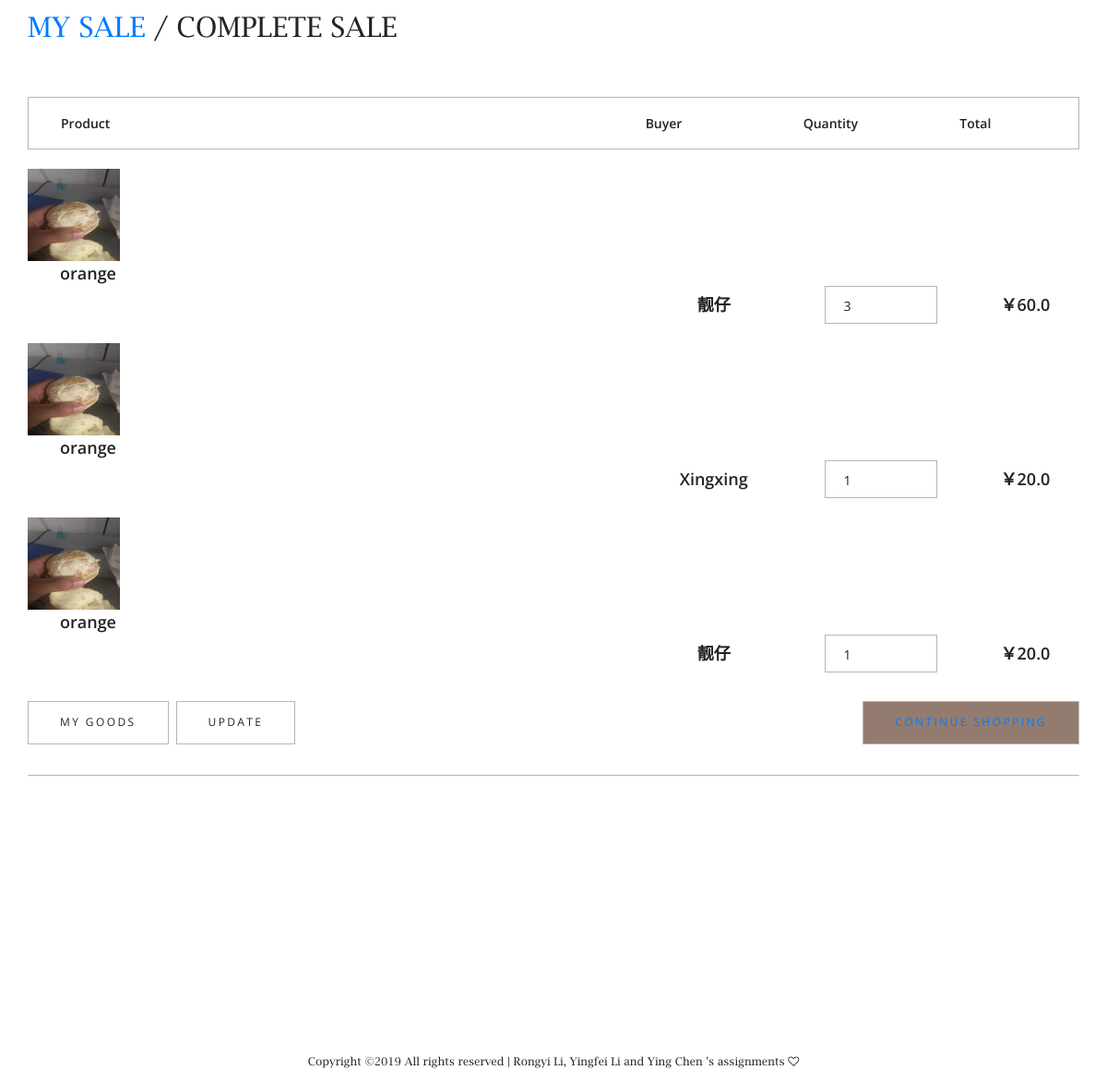
Before: /completesale (signed in, lower part) with the older database file.
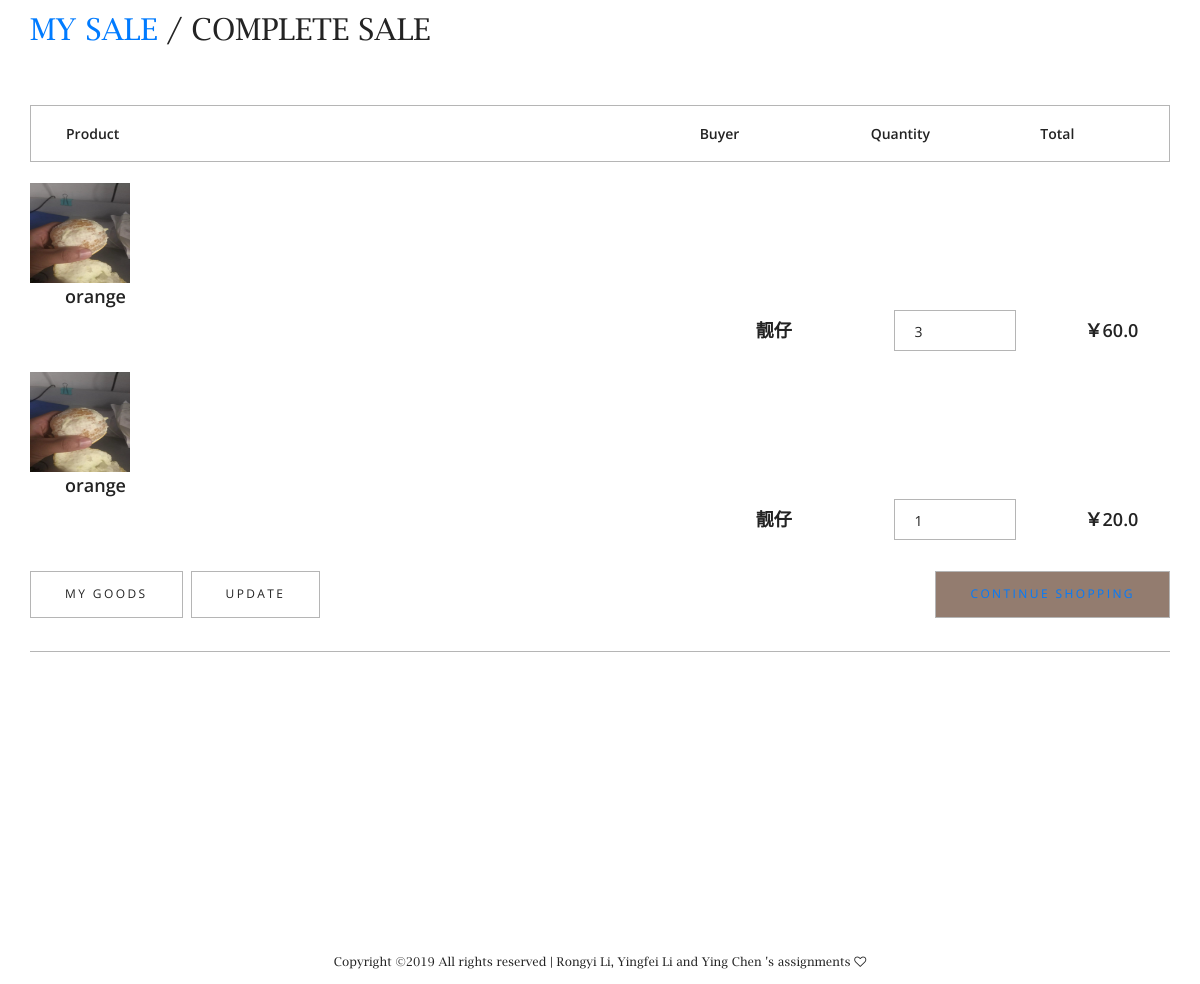
After: the same page with the newer database file.
### goods/models.py (models this page shows, shortened)
class Order(models.Model):
    seller = models.ForeignKey(UserProfile, blank=True, null=True, on_delete=models.CASCADE,related_name='seller')
    buyer = models.ForeignKey(UserProfile, blank=True, null=True, on_delete=models.CASCADE,related_name='buyer')
    goods = models.ForeignKey(Goods, blank=True, null=True, on_delete=models.CASCADE)
    num = models.PositiveIntegerField(default=1)
    sum = models.FloatField(default=0)
    contact = models.CharField(max_length=20,null=True)
    message = models.CharField(max_length=512, blank=True)
    status = models.BooleanField(default=False)

class Goods(models.Model):
    name = models.CharField(max_length=128)
    description = models.CharField(max_length=512, blank=True)
    trade_location = models.CharField(max_length=32)
    price = models.FloatField(default=0)
    quantity = models.PositiveIntegerField(default=1)
    category = models.ForeignKey(Category, on_delete=models.CASCADE)
    picture = models.ImageField(upload_to='goods', blank=True, null=True)
    seller = models.ForeignKey(UserProfile, blank=True, null=True, on_delete=models.CASCADE)
    contact = models.CharField(max_length=20,null=True)
    publish_time = models.DateField(auto_now_add=True, null=True, blank=True)

### user/models.py (models this page shows, shortened)
class UserProfile(models.Model):
    user = models.OneToOneField(User, on_delete=models.CASCADE)
    nickname = models.CharField(max_length=20, default='靓仔')
    gender = (
        ('male', '男'),
        ('female', '女'),
    )
    height = models.PositiveIntegerField(default="30", blank=True, null=True, editable=False)
    width = models.PositiveIntegerField(default="30", blank=True, null=True, editable=False)
    avatar = models.ImageField(upload_to='profile', height_field='height', width_field='width')
    contact = models.CharField(max_length=20,null=True)

### goods/views.py (the view)
# urls.py: url(r'^completesale', views.completesale, name='completesale'),
@login_required
def completesale(request):
    user_profile = UserProfile.objects.get(user=request.user)
    orders = Order.objects.filter(seller=user_profile, status=True).reverse()
    return render(request, 'completesale.html', {'user_profile': user_profile, 'orders': orders})

### templates/completesale.html (shortened to what this page needs)
{% extends 'base_goods.html' %}
{% block content %}
<link rel="stylesheet" type="text/css" href="../static/styles/bootstrap4/bootstrap.min.css">
<link href="../static/plugins/font-awesome-4.7.0/css/font-awesome.min.css" rel="stylesheet" type="text/css">
<link rel="stylesheet" type="text/css" href="../static/styles/cart.css">
<link rel="stylesheet" type="text/css" href="../static/styles/cart_responsive.css">
	<div class="cart_container">
		<div class="container">
			<div class="row">
				<div class="col">
					<div class="cart_title"><a href="{% url 'mysale' %}">My Sale</a> / Complete Sale</div>
				</div>
			</div>
			<div class="row">
				<div class="col">
					<div class="cart_bar d-flex flex-row align-items-center justify-content-start">
						<div class="cart_bar_title_name">Product</div>
						<div class="cart_bar_title_content ml-auto">
							<div class="cart_bar_title_content_inner d-flex flex-row align-items-center justify-content-end">
								<div class="cart_bar_title_price">Buyer</div>
								<div class="cart_bar_title_quantity">Quantity</div>
								<div class="cart_bar_title_total">Total</div>
							</div>
						</div>
					</div>
				</div>
			</div>
			<div class="row">
				<div class="col">
					<div class="cart_products">
                        {% if orders %}
                            {% for order in orders %}
                    <ul>
							<br class=" cart_product d-flex flex-md-row flex-column align-items-md-center align-items-start justify-content-start">
                        {% if order.goods.picture %}
                            <div class="cart_product_image"><img src="{{ order.goods.picture.url }}" height="100px" width="100px" alt="{{ order.goods.name }}"></div>
                        {% endif %}
								<div class="cart_product_name"><a href="{% url 'goods' order.goods.id %}">{{ order.goods.name }}</a></div>
								<div class="cart_product_info  ml-auto">
									<div class="cart_product_info_inner d-flex flex-row align-items-center justify-content-md-end justify-content-start">
										<div class="cart_product_price">{{ order.buyer.nickname }}</div>
										<div class="product_quantity_container">
											<div class="product_quantity clearfix">
												<input id="quantity_input" type="text" pattern="[1-9][0-9]*" value={{ order.num }} readonly=true>
											</div>
										</div>
										<div class="cart_product_total">￥{{ order.sum }}</div>
									</div>
								</div>
						</ul>
                            {% endfor %}
                                {% else %}
                                    you haven't had completed any sales yet!!
                                {% endif %}
					</div>
				</div>
			</div>
			<div class="row">
				<div class="col">
					<div class="cart_control_bar d-flex flex-md-row flex-column align-items-start justify-content-start">
						<a href="{% url 'mygoods' %}"><button class="button_clear cart_button">my goods</button></a>
                        <a href="{% url 'completesale' %}"><button class="button_update cart_button">update</button></a>
                        <button class="button_update cart_button_2 ml-md-auto"><a href="{% url 'index' %}">continue shopping</a></button>
					</div>
				</div>
			</div>
			<div class="row cart_extra">
			</div>
		</div>
	</div>
{% endblock %}

Changed rows visible on the page:
removed Order: goods.picture (picture), goods.name "orange", buyer.nickname "Xingxing", num "1", sum "20.0"
